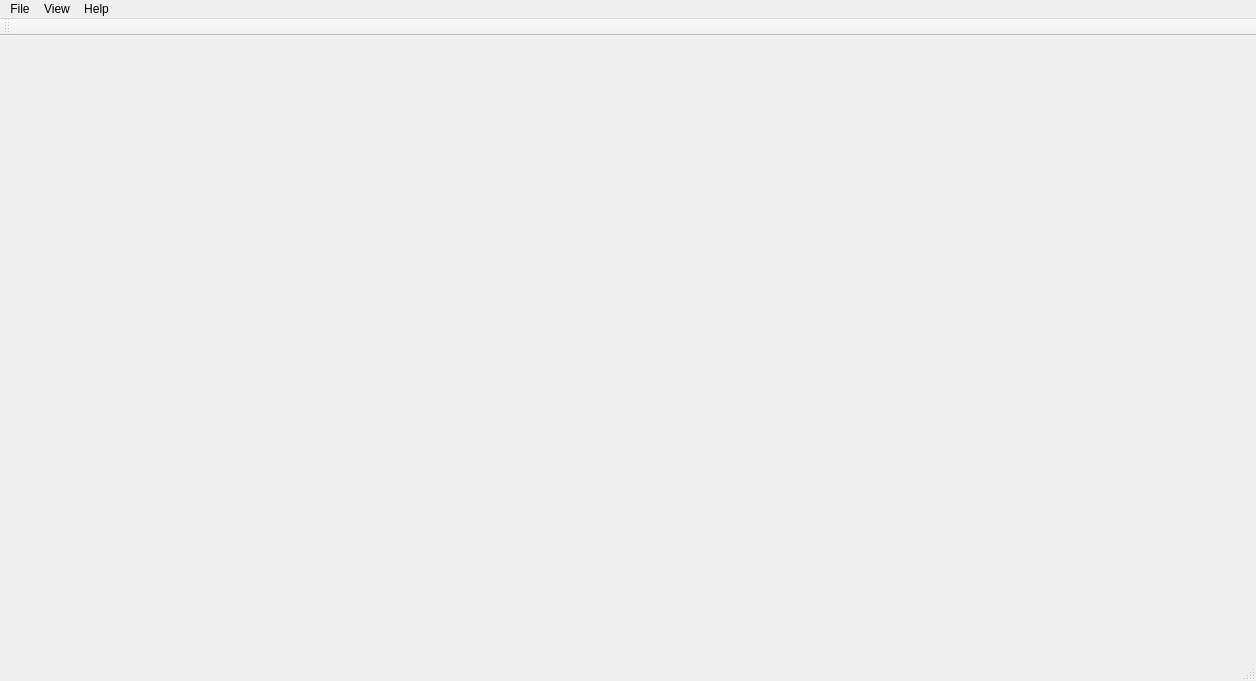
<?xml version="1.0" encoding="UTF-8"?>
<ui version="4.0">
 <class>MainWindow</class>
 <widget class="QMainWindow" name="MainWindow">
  <property name="geometry">
   <rect>
    <x>0</x>
    <y>0</y>
    <width>1256</width>
    <height>681</height>
   </rect>
  </property>
  <property name="windowTitle">
   <string>MainWindow</string>
  </property>
  <widget class="QWidget" name="centralWidget"/>
  <widget class="QMenuBar" name="menuBar">
   <property name="geometry">
    <rect>
     <x>0</x>
     <y>0</y>
     <width>1256</width>
     <height>22</height>
    </rect>
   </property>
   <widget class="QMenu" name="menuFile">
    <property name="title">
     <string>File</string>
    </property>
    <widget class="QMenu" name="menuNew">
     <property name="title">
      <string>New</string>
     </property>
     <addaction name="actionDiagram"/>
     <addaction name="actionSession"/>
    </widget>
    <widget class="QMenu" name="menuExport_diagram">
     <property name="title">
      <string>Export diagram</string>
     </property>
     <widget class="QMenu" name="menuLatex">
      <property name="title">
       <string>Latex</string>
      </property>
      <addaction name="actionSource_Latex"/>
      <addaction name="actionSource_to_clipboard"/>
     </widget>
     <addaction name="actionPNG"/>
     <addaction name="menuLatex"/>
    </widget>
    <widget class="QMenu" name="menuExport_all">
     <property name="title">
      <string>Export session</string>
     </property>
     <widget class="QMenu" name="menuLatex_2">
      <property name="title">
       <string>Latex</string>
      </property>
      <addaction name="actionSessionSource"/>
      <addaction name="actionSessionSource_to_clipboard"/>
     </widget>
     <addaction name="actionSessionPDF"/>
     <addaction name="actionSessionPNG"/>
     <addaction name="menuLatex_2"/>
    </widget>
    <addaction name="menuNew"/>
    <addaction name="actionOpen"/>
    <addaction name="actionSave"/>
    <addaction name="actionSave_as"/>
    <addaction name="menuExport_diagram"/>
    <addaction name="menuExport_all"/>
    <addaction name="actionQuit"/>
   </widget>
   <widget class="QMenu" name="menuHelp">
    <property name="title">
     <string>Help</string>
    </property>
    <addaction name="actionSession_mode"/>
    <addaction name="actionSingle_diagram_mode"/>
   </widget>
   <widget class="QMenu" name="menuView">
    <property name="title">
     <string>View</string>
    </property>
    <addaction name="actionSingle_diagram"/>
    <addaction name="actionAll_session_diagrams"/>
   </widget>
   <addaction name="menuFile"/>
   <addaction name="menuView"/>
   <addaction name="menuHelp"/>
  </widget>
  <widget class="QToolBar" name="mainToolBar">
   <attribute name="toolBarArea">
    <enum>TopToolBarArea</enum>
   </attribute>
   <attribute name="toolBarBreak">
    <bool>false</bool>
   </attribute>
  </widget>
  <widget class="QStatusBar" name="statusBar"/>
  <action name="actionDiagram">
   <property name="text">
    <string>Diagram</string>
   </property>
   <property name="shortcut">
    <string>Ctrl+N</string>
   </property>
  </action>
  <action name="actionSession">
   <property name="text">
    <string>Session</string>
   </property>
  </action>
  <action name="actionOpen">
   <property name="text">
    <string>Open</string>
   </property>
   <property name="shortcut">
    <string>Ctrl+O</string>
   </property>
  </action>
  <action name="actionSave">
   <property name="text">
    <string>Save</string>
   </property>
   <property name="shortcut">
    <string>Ctrl+S</string>
   </property>
  </action>
  <action name="actionSave_as">
   <property name="text">
    <string>Save as</string>
   </property>
  </action>
  <action name="actionPNG">
   <property name="text">
    <string>PNG</string>
   </property>
   <property name="shortcut">
    <string>Ctrl+M</string>
   </property>
  </action>
  <action name="actionSource_Latex">
   <property name="text">
    <string>Source</string>
   </property>
  </action>
  <action name="actionPDF_Latex">
   <property name="text">
    <string>PDF</string>
   </property>
  </action>
  <action name="actionPNG_Latex">
   <property name="text">
    <string>PNG</string>
   </property>
  </action>
  <action name="actionQuit">
   <property name="text">
    <string>Quit</string>
   </property>
   <property name="shortcut">
    <string>Ctrl+Q</string>
   </property>
  </action>
  <action name="actionSource_to_clipboard">
   <property name="text">
    <string>Source to clipboard</string>
   </property>
   <property name="shortcut">
    <string>Ctrl+L</string>
   </property>
  </action>
  <action name="actionSessionPNG">
   <property name="text">
    <string>PNG</string>
   </property>
  </action>
  <action name="actionSessionLatexPNG">
   <property name="text">
    <string>PNG</string>
   </property>
  </action>
  <action name="actionSessionLatexPDF">
   <property name="text">
    <string>PDF</string>
   </property>
  </action>
  <action name="actionSessionSource">
   <property name="text">
    <string>Source</string>
   </property>
  </action>
  <action name="actionSessionSource_to_clipboard">
   <property name="text">
    <string>Source to clipboard</string>
   </property>
  </action>
  <action name="actionSingle_diagram">
   <property name="text">
    <string>Single diagram</string>
   </property>
   <property name="shortcut">
    <string>Ctrl+D</string>
   </property>
  </action>
  <action name="actionAll_session_diagrams">
   <property name="text">
    <string>All session diagrams</string>
   </property>
   <property name="shortcut">
    <string>Ctrl+F</string>
   </property>
  </action>
  <action name="actionSession_mode">
   <property name="text">
    <string>Session mode</string>
   </property>
  </action>
  <action name="actionSingle_diagram_mode">
   <property name="text">
    <string>Single diagram mode</string>
   </property>
  </action>
  <action name="actionSessionPDF">
   <property name="text">
    <string>PDF</string>
   </property>
  </action>
 </widget>
 <layoutdefault spacing="6" margin="11"/>
 <resources/>
 <connections>
  <connection>
   <sender>actionSource_Latex</sender>
   <signal>triggered()</signal>
   <receiver>MainWindow</receiver>
   <slot>latexSource()</slot>
   <hints>
    <hint type="sourcelabel">
     <x>-1</x>
     <y>-1</y>
    </hint>
    <hint type="destinationlabel">
     <x>489</x>
     <y>326</y>
    </hint>
   </hints>
  </connection>
  <connection>
   <sender>actionQuit</sender>
   <signal>triggered()</signal>
   <receiver>MainWindow</receiver>
   <slot>close()</slot>
   <hints>
    <hint type="sourcelabel">
     <x>-1</x>
     <y>-1</y>
    </hint>
    <hint type="destinationlabel">
     <x>489</x>
     <y>326</y>
    </hint>
   </hints>
  </connection>
  <connection>
   <sender>actionPNG</sender>
   <signal>triggered()</signal>
   <receiver>MainWindow</receiver>
   <slot>exportPNG()</slot>
   <hints>
    <hint type="sourcelabel">
     <x>-1</x>
     <y>-1</y>
    </hint>
    <hint type="destinationlabel">
     <x>489</x>
     <y>326</y>
    </hint>
   </hints>
  </connection>
  <connection>
   <sender>actionSession</sender>
   <signal>triggered()</signal>
   <receiver>MainWindow</receiver>
   <slot>newSession()</slot>
   <hints>
    <hint type="sourcelabel">
     <x>-1</x>
     <y>-1</y>
    </hint>
    <hint type="destinationlabel">
     <x>489</x>
     <y>326</y>
    </hint>
   </hints>
  </connection>
  <connection>
   <sender>actionDiagram</sender>
   <signal>triggered()</signal>
   <receiver>MainWindow</receiver>
   <slot>newDiagram()</slot>
   <hints>
    <hint type="sourcelabel">
     <x>-1</x>
     <y>-1</y>
    </hint>
    <hint type="destinationlabel">
     <x>489</x>
     <y>326</y>
    </hint>
   </hints>
  </connection>
  <connection>
   <sender>actionSave</sender>
   <signal>triggered()</signal>
   <receiver>MainWindow</receiver>
   <slot>save()</slot>
   <hints>
    <hint type="sourcelabel">
     <x>-1</x>
     <y>-1</y>
    </hint>
    <hint type="destinationlabel">
     <x>489</x>
     <y>326</y>
    </hint>
   </hints>
  </connection>
  <connection>
   <sender>actionSave_as</sender>
   <signal>triggered()</signal>
   <receiver>MainWindow</receiver>
   <slot>saveAs()</slot>
   <hints>
    <hint type="sourcelabel">
     <x>-1</x>
     <y>-1</y>
    </hint>
    <hint type="destinationlabel">
     <x>489</x>
     <y>326</y>
    </hint>
   </hints>
  </connection>
  <connection>
   <sender>actionOpen</sender>
   <signal>triggered()</signal>
   <receiver>MainWindow</receiver>
   <slot>open()</slot>
   <hints>
    <hint type="sourcelabel">
     <x>-1</x>
     <y>-1</y>
    </hint>
    <hint type="destinationlabel">
     <x>489</x>
     <y>326</y>
    </hint>
   </hints>
  </connection>
  <connection>
   <sender>actionSource_to_clipboard</sender>
   <signal>triggered()</signal>
   <receiver>MainWindow</receiver>
   <slot>latexSourceToClipboard()</slot>
   <hints>
    <hint type="sourcelabel">
     <x>-1</x>
     <y>-1</y>
    </hint>
    <hint type="destinationlabel">
     <x>489</x>
     <y>326</y>
    </hint>
   </hints>
  </connection>
  <connection>
   <sender>actionPNG_Latex</sender>
   <signal>triggered()</signal>
   <receiver>MainWindow</receiver>
   <slot>latexExportPNG()</slot>
   <hints>
    <hint type="sourcelabel">
     <x>-1</x>
     <y>-1</y>
    </hint>
    <hint type="destinationlabel">
     <x>489</x>
     <y>326</y>
    </hint>
   </hints>
  </connection>
  <connection>
   <sender>actionPDF_Latex</sender>
   <signal>triggered()</signal>
   <receiver>MainWindow</receiver>
   <slot>latexExportPDF()</slot>
   <hints>
    <hint type="sourcelabel">
     <x>-1</x>
     <y>-1</y>
    </hint>
    <hint type="destinationlabel">
     <x>489</x>
     <y>326</y>
    </hint>
   </hints>
  </connection>
  <connection>
   <sender>actionAll_session_diagrams</sender>
   <signal>triggered()</signal>
   <receiver>MainWindow</receiver>
   <slot>setSessionMode()</slot>
   <hints>
    <hint type="sourcelabel">
     <x>-1</x>
     <y>-1</y>
    </hint>
    <hint type="destinationlabel">
     <x>489</x>
     <y>326</y>
    </hint>
   </hints>
  </connection>
  <connection>
   <sender>actionSingle_diagram</sender>
   <signal>triggered()</signal>
   <receiver>MainWindow</receiver>
   <slot>setDiagramMode()</slot>
   <hints>
    <hint type="sourcelabel">
     <x>-1</x>
     <y>-1</y>
    </hint>
    <hint type="destinationlabel">
     <x>489</x>
     <y>326</y>
    </hint>
   </hints>
  </connection>
  <connection>
   <sender>actionSessionSource</sender>
   <signal>triggered()</signal>
   <receiver>MainWindow</receiver>
   <slot>latexSource()</slot>
   <hints>
    <hint type="sourcelabel">
     <x>-1</x>
     <y>-1</y>
    </hint>
    <hint type="destinationlabel">
     <x>627</x>
     <y>340</y>
    </hint>
   </hints>
  </connection>
  <connection>
   <sender>actionSessionSource_to_clipboard</sender>
   <signal>triggered()</signal>
   <receiver>MainWindow</receiver>
   <slot>latexSourceToClipboard()</slot>
   <hints>
    <hint type="sourcelabel">
     <x>-1</x>
     <y>-1</y>
    </hint>
    <hint type="destinationlabel">
     <x>627</x>
     <y>340</y>
    </hint>
   </hints>
  </connection>
  <connection>
   <sender>actionSessionPNG</sender>
   <signal>triggered()</signal>
   <receiver>MainWindow</receiver>
   <slot>exportPNG()</slot>
   <hints>
    <hint type="sourcelabel">
     <x>-1</x>
     <y>-1</y>
    </hint>
    <hint type="destinationlabel">
     <x>627</x>
     <y>340</y>
    </hint>
   </hints>
  </connection>
  <connection>
   <sender>actionSessionLatexPDF</sender>
   <signal>triggered()</signal>
   <receiver>MainWindow</receiver>
   <slot>latexExportPDF()</slot>
   <hints>
    <hint type="sourcelabel">
     <x>-1</x>
     <y>-1</y>
    </hint>
    <hint type="destinationlabel">
     <x>627</x>
     <y>340</y>
    </hint>
   </hints>
  </connection>
  <connection>
   <sender>actionSessionLatexPNG</sender>
   <signal>triggered()</signal>
   <receiver>MainWindow</receiver>
   <slot>latexExportPNG()</slot>
   <hints>
    <hint type="sourcelabel">
     <x>-1</x>
     <y>-1</y>
    </hint>
    <hint type="destinationlabel">
     <x>627</x>
     <y>340</y>
    </hint>
   </hints>
  </connection>
  <connection>
   <sender>actionSessionPDF</sender>
   <signal>triggered()</signal>
   <receiver>MainWindow</receiver>
   <slot>exportPDF()</slot>
   <hints>
    <hint type="sourcelabel">
     <x>-1</x>
     <y>-1</y>
    </hint>
    <hint type="destinationlabel">
     <x>627</x>
     <y>340</y>
    </hint>
   </hints>
  </connection>
 </connections>
 <slots>
  <slot>latexSource()</slot>
  <slot>latexSourceToClipboard()</slot>
  <slot>latexExportPNG()</slot>
  <slot>latexExportPDF()</slot>
  <slot>newDiagram()</slot>
  <slot>newSession()</slot>
  <slot>open()</slot>
  <slot>save()</slot>
  <slot>saveAs()</slot>
  <slot>exportPNG()</slot>
  <slot>setDiagramMode()</slot>
  <slot>setSessionMode()</slot>
  <slot>exportPDF()</slot>
 </slots>
</ui>
